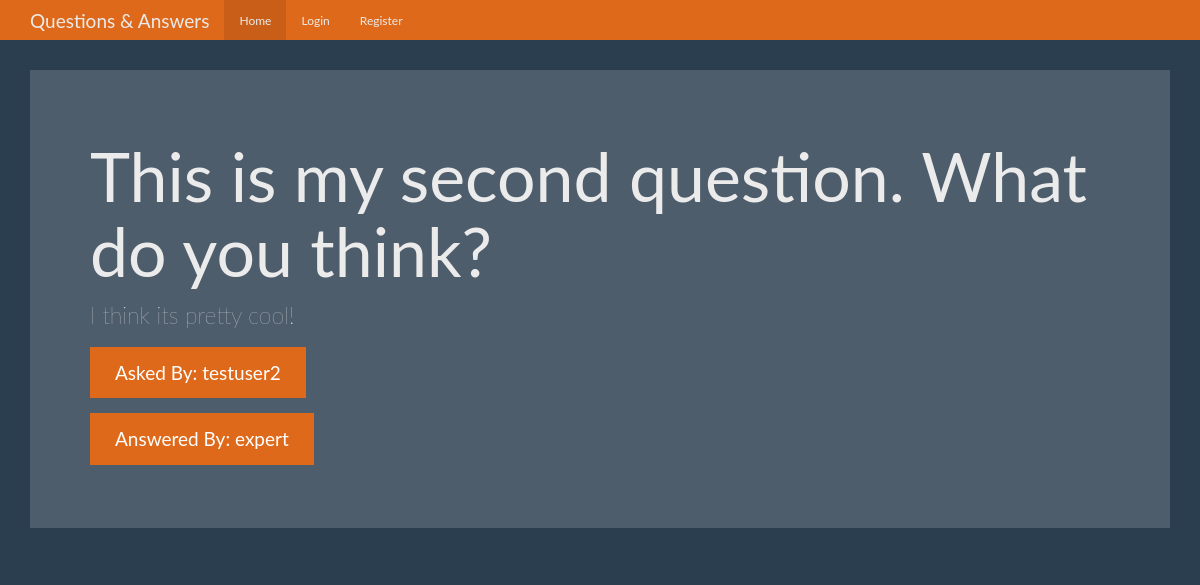
Page /question/2 on the committed database.
### tables this page shows
CREATE TABLE questions (
    id integer primary key autoincrement,
    question_text text not null,
    answer_text text,
    asked_by_id integer not null,
    expert_id integer not null
);

CREATE TABLE users(
    id integer primary key autoincrement,
    name text not null,
    password text not null,
    expert boolean not null,
    admin boolean not null
);

### app.py (the view)
@app.route('/question/<question_id>')
def question(question_id):
    user = get_current_user()
    db = get_db()
    question_cur = db.execute('''select questions.question_text,
                                        questions.answer_text,
                                        askers.name as asker_name,
                                        experts.name as expert_name
                                 from questions
                                 join users as askers
                                 on askers.id = questions.asked_by_id
                                 join users as experts
                                 on experts.id = questions.expert_id
                                 where questions.id = ?''', [question_id])
    question_result = question_cur.fetchone()
    return render_template('question.html', user=user, question=question_result)

### app.py (called while the page is built)
def get_current_user():
    user_result = None
    if 'user' in session:
        user = session['user']
        db = get_db()
        user_cur = db.execute('select id, name, password, expert, admin from users where name = ?', [user])
        user_result = user_cur.fetchone()
    return user_result

### database.py (called while the page is built)
def connect_db():
    sql = sqlite3.connect('./questions.db')
    sql.row_factory = sqlite3.Row
    return sql

def get_db():
    if not hasattr(g, 'sqlite.db'):
        g.sqlite_db = connect_db()
    return g.sqlite_db

### templates/question.html (shortened to what this page needs)
{% extends "base.html" %}
{% from "show_links.html" import show_links %}
{% block nav %}{{ show_links(user) }}{% endblock %}
{% block body %}
  <div class="jumbotron">
    <h1>{{ question.question_text }}</h1>
    <p>{{ question.answer_text }}</p>
    <p><a class="btn btn-primary btn-lg">Asked By: {{ question.asker_name }}</a></p>
    <p><a class="btn btn-primary btn-lg">Answered By: {{ question.expert_name }}</a></p>
  </div>
{% endblock %}

### static/theme.css (style rules this page uses)
body { padding-top: 70px; padding-bottom: 30px; }

### rows in the picture
questions: question_text "This is my second question. What do you think?", answer_text "I think its pretty cool!"
users: asker_name "testuser2"
users: expert_name "expert"
